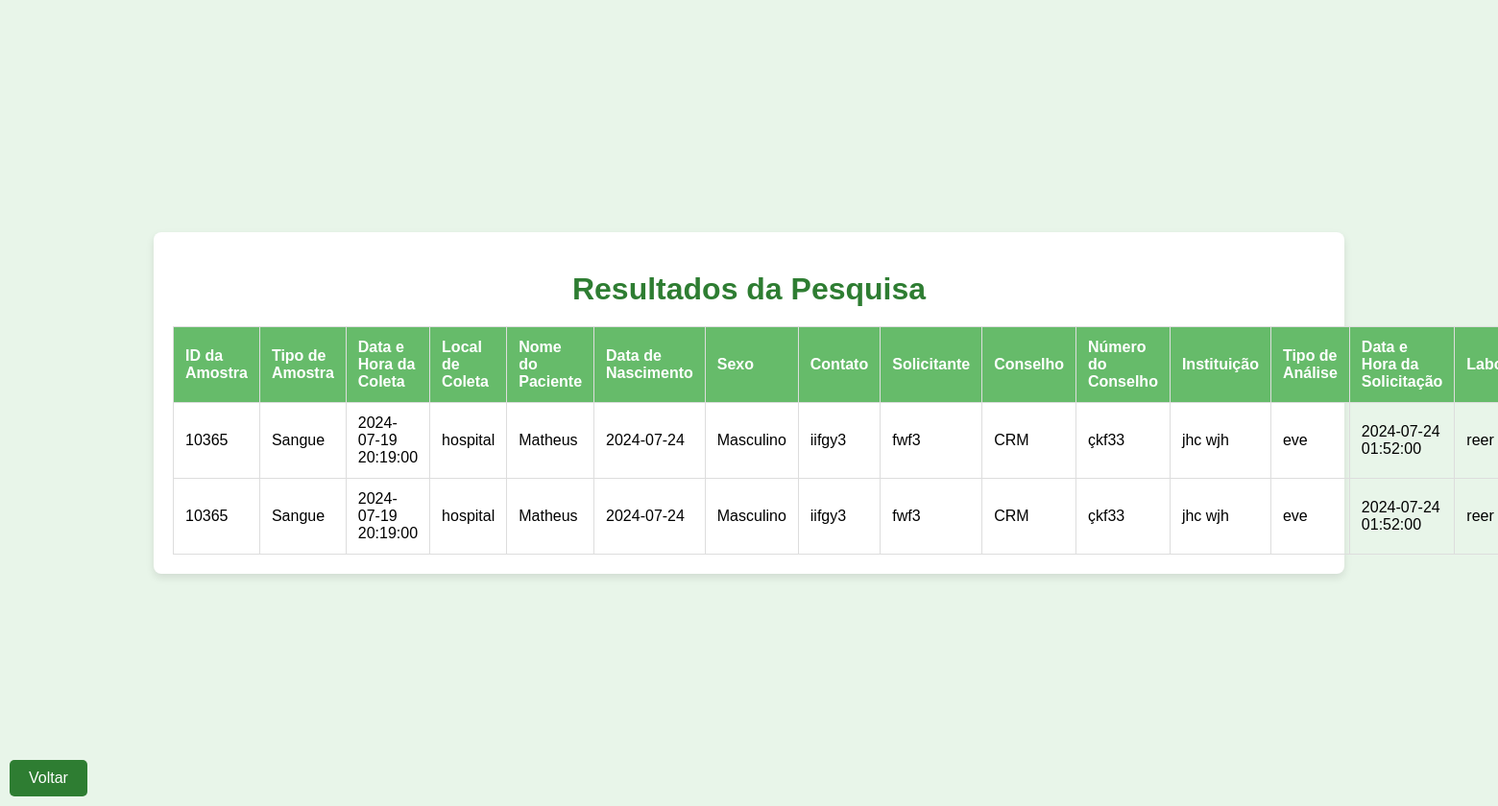
The app's page /results.php?patient_name=Matheus  with its own data.
### tables this page shows
CREATE TABLE `amostras` (
  `id` int(11) NOT NULL,
  `sample_id` varchar(50) NOT NULL,
  `sample_type` varchar(50) NOT NULL,
  `collection_datetime` datetime NOT NULL,
  `collection_location` varchar(100) NOT NULL,
  `patient_name` varchar(100) NOT NULL,
  `birthdate` date NOT NULL,
  `gender` enum('Masculino','Feminino','Outro') NOT NULL,
  `contact_info` varchar(100) NOT NULL,
  `requester_name` varchar(100) NOT NULL,
  `requester_council` varchar(20) NOT NULL,
  `requester_council_number` varchar(20) NOT NULL,
  `requester_institution` varchar(100) NOT NULL,
  `analysis_type` varchar(100) NOT NULL,
  `request_datetime` datetime NOT NULL,
  `responsible_lab` varchar(100) NOT NULL,
  `analysis_status` enum('Pendente','Em andamento','Concluída','Cancelada') NOT NULL,
  `additional_notes` text DEFAULT NULL,
  `created_at` timestamp NOT NULL DEFAULT current_timestamp()
);

### results.php (the view, shortened to what this page needs)
<?php include 'config.php'; ?>
<!DOCTYPE html>
<html lang="pt-BR">
<head>
</head>
<body>
    <div class="container">
        <h1>Resultados da Pesquisa</h1>
        <?php
        if (isset($_GET['patient_name'])) {
            $patient_name = $_GET['patient_name'];
            $sql = "SELECT * FROM amostras WHERE patient_name LIKE ?";
            if ($stmt = $conn->prepare($sql)) {
                $like_patient_name = "%" . $patient_name . "%";
                $stmt->bind_param("s", $like_patient_name);
                if ($stmt->execute()) {
                    $result = $stmt->get_result();
                    if ($result->num_rows > 0) {
                        echo "<table>";
                        echo "<tr><th>ID da Amostra</th><th>Tipo de Amostra</th><th>Data e Hora da Coleta</th><th>Local de Coleta</th><th>Nome do Paciente</th><th>Data de Nascimento</th><th>Sexo</th><th>Contato</th><th>Solicitante</th><th>Conselho</th><th>Número do Conselho</th><th>Instituição</th><th>Tipo de Análise</th><th>Data e Hora da Solicitação</th><th>Laboratório</th><th>Status</th><th>Notas</th></tr>";
                        while ($row = $result->fetch_assoc()) {
                            echo "<tr>";
                            echo "<td>" . htmlspecialchars($row['sample_id']) . "</td>";
                            echo "<td>" . htmlspecialchars($row['sample_type']) . "</td>";
                            echo "<td>" . htmlspecialchars($row['collection_datetime']) . "</td>";
                            echo "<td>" . htmlspecialchars($row['collection_location']) . "</td>";
                            echo "<td>" . htmlspecialchars($row['patient_name']) . "</td>";
                            echo "<td>" . htmlspecialchars($row['birthdate']) . "</td>";
                            echo "<td>" . htmlspecialchars($row['gender']) . "</td>";
                            echo "<td>" . htmlspecialchars($row['contact_info']) . "</td>";
                            echo "<td>" . htmlspecialchars($row['requester_name']) . "</td>";
                            echo "<td>" . htmlspecialchars($row['requester_council']) . "</td>";
                            echo "<td>" . htmlspecialchars($row['requester_council_number']) . "</td>";
                            echo "<td>" . htmlspecialchars($row['requester_institution']) . "</td>";
                            echo "<td>" . htmlspecialchars($row['analysis_type']) . "</td>";
                            echo "<td>" . htmlspecialchars($row['request_datetime']) . "</td>";
                            echo "<td>" . htmlspecialchars($row['responsible_lab']) . "</td>";
                            echo "</tr>";
                        }
                        echo "</table>";
                    } else {
                        echo "<p class='no-results'>Nenhum resultado encontrado para o nome '$patient_name'.</p>";
                    }
                } else {
                    echo "Erro ao executar a consulta: " . $stmt->error;
                }
            } else {
                echo "Erro ao preparar a consulta: " . $conn->error;
            }
        } else {
            echo "<p class='no-results'>Por favor, insira um nome para pesquisar.</p>";
        }
        ?>
        <a href="pagcoordenador.html" class="back-button">Voltar</a>
    </div>
</body>
</html>

### results.php (style rules this page uses)
body { background-color: #e8f5e9; font-family: Arial, sans-serif; margin: 0; padding: 20px; display: flex; justify-content: center; align-items: center; height: 100vh; }
.container { background-color: #fff; padding: 20px; border-radius: 8px; box-shadow: 0 4px 8px rgba(0, 0, 0, 0.1); width: 100%; max-width: 1200px; }
h1 { font-size: 2rem; color: #2e7d32; margin-bottom: 20px; text-align: center; }
table { width: 100%; border-collapse: collapse; margin-top: 20px; }
table, th, td { border: 1px solid #ddd; }
th, td { padding: 12px; text-align: left; }
th { background-color: #66bb6a; color: #fff; font-weight: bold; }
.back-button { position: fixed; bottom: 10px; left: 10px; padding: 10px 20px; background-color: #2e7d32; color: #fff; text-decoration: none; border-radius: 5px; }

### records on screen
amostras: sample "10365", sample_type "Sangue", collection_datetime "2024-07-19 20:19:00", collection_location "hospital", patient_name "Matheus", birthdate "2024-07-24", gender "Masculino", contact_info "iifgy3", requester_name "fwf3", requester_council "CRM", requester_council_number "çkf33", requester_institution "jhc wjh", analysis_type "eve", request_datetime "2024-07-24 01:52:00", responsible_lab "reer"
amostras: sample "10365", sample_type "Sangue", collection_datetime "2024-07-19 20:19:00", collection_location "hospital", patient_name "Matheus", birthdate "2024-07-24", gender "Masculino", contact_info "iifgy3", requester_name "fwf3", requester_council "CRM", requester_council_number "çkf33", requester_institution "jhc wjh", analysis_type "eve", request_datetime "2024-07-24 01:52:00", responsible_lab "reer"
